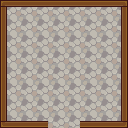

This game map was drawn from its Tiled (.tmx) file and the tilesets committed beside it. A one-line description and the full map source follow:
An orthogonal 8x8 tile map with 16x16 px tiles, 4 tile layers (Terreno, Blocchi, Blocchi2, Ponte), 15 tilesets and 1 object.

<map version="1.10" tiledversion="1.12.0" orientation="orthogonal" renderorder="right-down" width="8" height="8" tilewidth="16" tileheight="16" infinite="0" nextlayerid="6" nextobjectid="6">
 <tileset firstgid="1" source="../tilesets/Pixel 16 v2 village free.tsx" />
 <tileset firstgid="290" source="../tilesets/Anvil.tsx" />
 <tileset firstgid="292" source="../tilesets/Chest.tsx" />
 <tileset firstgid="324" source="../tilesets/Door.tsx" />
 <tileset firstgid="334" source="../tilesets/Fence.tsx" />
 <tileset firstgid="359" source="../tilesets/Ground.tsx" />
 <tileset firstgid="407" source="../tilesets/House.tsx" />
 <tileset firstgid="455" source="../tilesets/Interior_build.tsx" />
 <tileset firstgid="485" source="../tilesets/Interior_decor.tsx" />
 <tileset firstgid="584" source="../tilesets/Rock_hills.tsx" />
 <tileset firstgid="620" source="../tilesets/Rocks_and_bush.tsx" />
 <tileset firstgid="632" source="../tilesets/Trees.tsx" />
 <tileset firstgid="736" source="../tilesets/Water.tsx" />
 <tileset firstgid="808" source="../tilesets/Wild_plants.tsx" />
 <tileset firstgid="836" source="../tilesets/Interior.tsx" />
 <layer id="1" name="Terreno" width="8" height="8">
  <data encoding="csv">
25,25,25,25,25,25,25,25,
25,25,25,25,25,25,25,25,
25,25,25,25,25,25,25,25,
25,25,25,25,25,25,25,25,
25,25,25,25,25,25,25,25,
25,25,25,25,25,25,25,25,
25,25,25,25,25,25,25,25,
25,25,25,25,25,25,25,25
</data>
 </layer>
 <layer id="2" name="Blocchi" width="8" height="8">
  <data encoding="csv">
464,474,474,474,474,474,474,465,
469,0,0,0,0,0,0,467,
469,0,0,0,0,0,0,467,
469,0,0,0,0,0,0,467,
469,0,0,0,0,0,0,467,
469,0,0,0,0,0,0,467,
469,0,0,0,0,0,0,467,
470,462,462,0,0,462,462,471
</data>
 </layer>
 <layer id="3" name="Blocchi2" width="8" height="8">
  <data encoding="csv">
0,0,0,0,0,0,0,0,
0,0,0,0,0,0,0,0,
0,0,0,0,0,0,0,0,
0,0,0,0,0,0,0,0,
0,0,0,0,0,0,0,0,
0,0,0,0,0,0,0,0,
0,0,0,0,0,0,0,0,
0,0,0,0,0,0,0,0
</data>
 </layer>
 <objectgroup id="5" name="Porte">
  <properties>
   <property name="destinazione" value="Mondo.tmx" />
   <property name="spawn_x" type="float" value="41" />
   <property name="spawn_y" type="float" value="42" />
  </properties>
  <object id="5" x="32" y="112" width="64" height="16" />
 </objectgroup>
 <layer id="4" name="Ponte" width="8" height="8">
  <data encoding="csv">
0,0,0,0,0,0,0,0,
0,0,0,0,0,0,0,0,
0,0,0,0,0,0,0,0,
0,0,0,0,0,0,0,0,
0,0,0,0,0,0,0,0,
0,0,0,0,0,0,0,0,
0,0,0,0,0,0,0,0,
0,0,0,0,0,0,0,0
</data>
 </layer>
</map>
